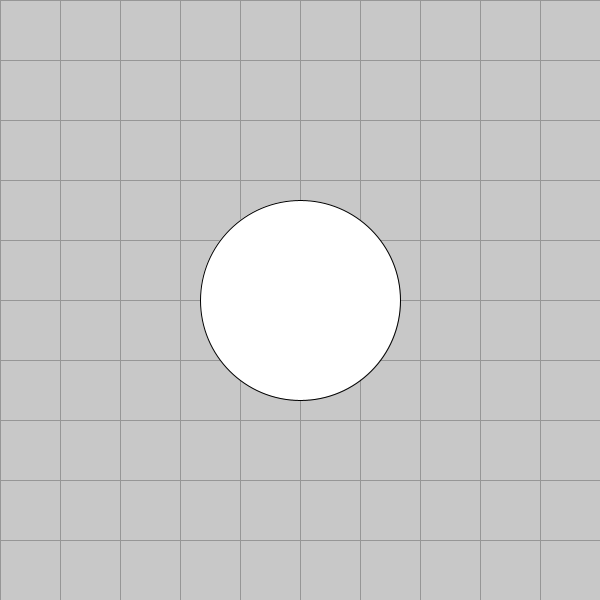
Frame 1 (no input)
Frame 60 (the mouse pressed at the canvas centre just before this capture): identical to frame 1, image omitted
Frame 120 (the mouse held since frame 60 and released just before this capture): identical to frame 1, image omitted

The Processing sketch that drew this single still picture (run headless with seeded random() and noise(); from frame 60 on, the mouse is pressed at the canvas centre):

// Processing sketch: DraggableCircle
// ── DraggableCircle.pde

final int NUM_X = 10;
final int NUM_Y = 10;
int deltaX = 0, deltaY = 0;

Circle c;

void setup() {
    size(600,600);
    deltaX = width/NUM_X;
    deltaY = height/NUM_Y;
    
    c = new Circle(width/2, height/2, 100);
}


void draw() {
  background(200);
  stroke(150);
  for(int x=0;x<=width;x+=deltaX) {
    line(x, 0, x, height);
  }
  for(int y=0;y<=height;y+=deltaY) {
    line(0, y, width, y);
  }
  
  stroke(0);   
  c.draw();
} 

void mousePressed() {
  if(mouseButton == LEFT) {
    float dx = c.x-mouseX;
    float dy = c.y-mouseY;
    float dist = (float)Math.sqrt(dx*dx + dy*dy);
    if(dist < c.radius) {
      c.intersected = true;
    } else {
      c.intersected = false; 
    }
  }
}

void mouseDragged() {
  if(mouseButton == LEFT) {
    if(c.intersected) { 
       c.x = mouseX;
       c.y = mouseY;
    }
  } 
}

void mouseReleased() {
 c.intersected = false; 
}
// ── Circle.pde
class Circle {
 public int x, y, radius;
 public boolean intersected;
 public Circle(int x, int y, int r) {
   this.x = x;
   this.y = y;
   radius = r;
   intersected = false;
 }
 
  void draw() {
    if(intersected)
      fill(255,0,0);
    else
      fill(255);
    ellipse(x,y, 2*radius, 2*radius); 
  }
}
